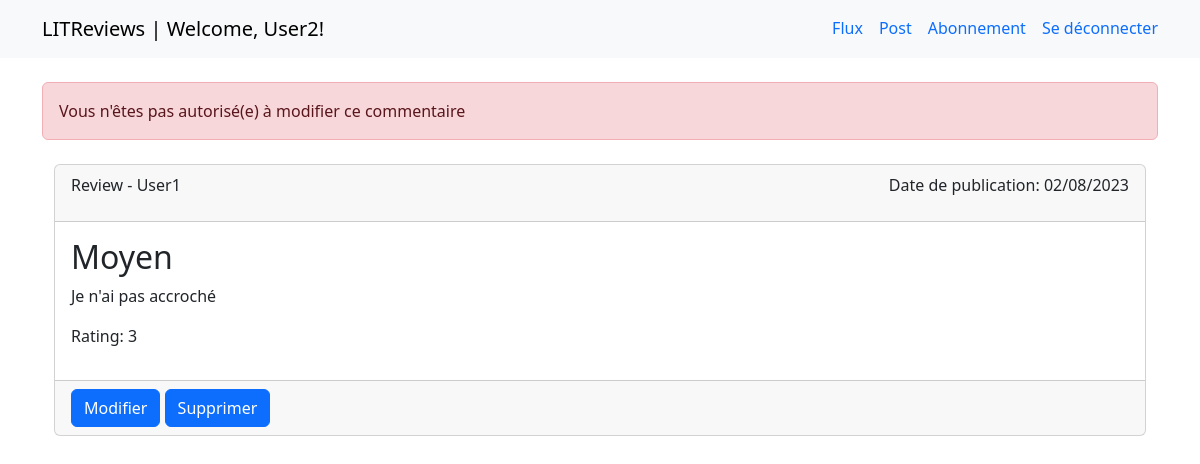
The page /LITReviews/review/17/change/ (signed in) on the database its author committed.
### accounts/models.py (models this page shows)
class User(AbstractUser):
    pass

### LITReviews/models.py (models this page shows, shortened)
class Review(models.Model):
    ticket = models.ForeignKey(to=Ticket, on_delete=models.CASCADE)
    rating = models.PositiveSmallIntegerField(
        validators=[MinValueValidator(0), MaxValueValidator(5)]
    )
    headline = models.CharField(max_length=128)
    body = models.CharField(max_length=8192, blank=True)
    user = models.ForeignKey(to=settings.AUTH_USER_MODEL, on_delete=models.CASCADE)
    time_created = models.DateTimeField(auto_now_add=True)

### LITReviews/views.py (the view, shortened to what this page needs)
@login_required
def modify_review(request, review_id):
    error = False
    error_message = ""
    review = Review.objects.get(id=review_id)
    if request.user != review.user and not request.user.is_superuser:
        error = True
        error_message = "Vous n'êtes pas autorisé(e) à modifier ce commentaire"
        context = {
            "review": review,
            "error": error,
            "error_message": error_message,
        }
        return render(request, "LITReviews/review_detail.html", context)

### LITReviews/templates/LITReviews/review_detail.html
{% extends 'LITReviews/base.html' %}
{% block content %}
<div class="container mt-4">
  <div class="card mb-3">
    <div class="card-header">
      <p class="card-author">Review - {{ review.user.username }}</p>
      <p class="card-date">Date de publication: {{ review.time_created|date:"d/m/Y" }}</p>
    </div>
    <div class="card-body">
      <h2 class="card-title">{{ review.headline }}</h2>
      <p class="card-text">{{ review.body }}</p>
      <p class="card-rating">Rating: {{ review.rating }}</p>
    </div>
    <div class="card-footer">
      <a href="{% url 'modify-review' review.id %}" class="btn btn-primary">Modifier</a>
      <a href="{% url 'delete-review' review.id %}" class="btn btn-primary">Supprimer</a>
    </div>
  </div>
</div>
{% endblock %}

### LITReviews/templates/LITReviews/base.html (shortened to what this page needs)
{% load static %}
<!DOCTYPE html>
<html>
<head>
  <link href="https://cdn.jsdelivr.net/npm/bootstrap@5.3.1/dist/css/bootstrap.min.css" rel="stylesheet">
  <link rel="stylesheet" href="https://cdn.jsdelivr.net/npm/bootstrap-icons@1.8.1/font/bootstrap-icons.css">
  <link rel="stylesheet" type="text/css" href="{% static 'LITReviews/styles.css' %}">
</head>
<body>
  <header>
    <nav class="navbar navbar-expand-lg navbar-light bg-light">
      <div class="container">
        <a class="navbar-brand" href="#">LITReviews {% if request.user.is_authenticated %} <span> | Welcome,
            {{request.user.username }}!</span>{% endif %}</a>
        <div class="collapse navbar-collapse" id="navbarNav">
          <ul class="nav nav-underline ms-auto">
            {% if request.user.is_authenticated %}
            <li class="nav-item">
              <a class="nav-link {% if request.path == '/LITReviews/feed/' %}active{% endif %}"
                href="{% url 'feed' %}">Flux</a>
            </li>
            <li class="nav-item">
              <a class="nav-link {% if request.path == '/LITReviews/post/' %}active{% endif %}"
                href="{% url 'post' %}">Post</a>
            </li>
            <li class="nav-item">
              <a class="nav-link {% if request.path == '/LITReviews/subscription/' %}active{% endif %}"
                href="{% url 'subscription' %}">Abonnement</a>
            </li>
            <li class="nav-item">
              <a class="nav-link" href="{% url 'logout' %}">Se déconnecter</a>
            </li>
            {% endif %}
          </ul>
        </div>
      </div>
    </nav>
  </header>
  <div class="container mt-4">
    {% if error_message %}
    <div class="alert alert-danger">{{ error_message }}</div>
    {% endif %}
    {% block content %}{% endblock content %}
  </div>
</body>
</html>

### LITReviews/static/LITReviews/styles.css (style rules this page uses)
.card-header { display: flex; justify-content: space-between; }

### rows shown on the page
User: user.username "User2"
Review: user.username "User1", time_created "02/08/2023", headline "Moyen", body "Je n'ai pas accroché", rating "3"

### other values the page prints
{{ error_message }} "Vous n'êtes pas autorisé(e) à modifier ce commentaire"
